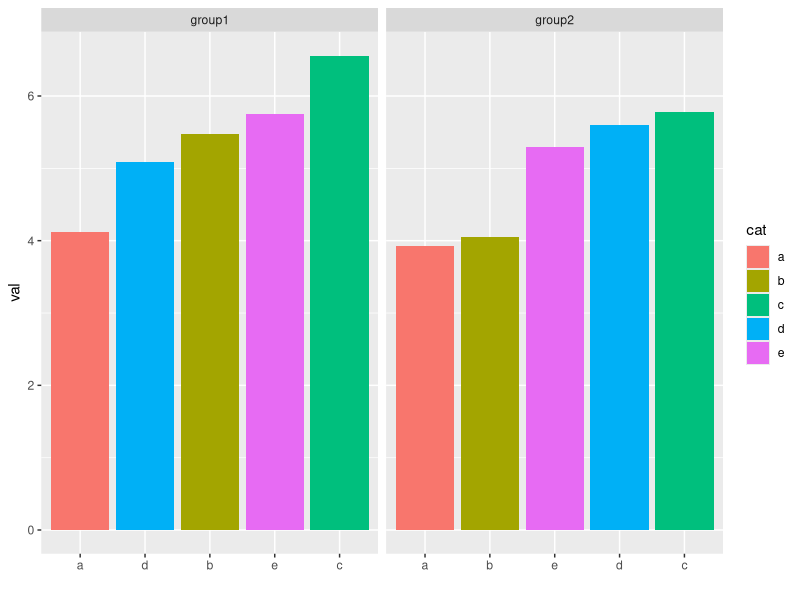

R code for this plot:
## ---- chunk 1
suppressMessages({library(ggplot2)})

# make fake data
df = data.frame(val = rnorm(10, mean=5),
                cat = gl(5, 2, labels = letters[1:5, drop=T]),
                group = gl(2, 1, 10, labels = c("group1", "group2")))

# combine cat and group into a new factor called group.cat
df = transform(df, group.cat = factor(paste(group, cat)))

# reorder the levels of group.cat by the increasing order of val
df = transform(df, group.cat = reorder(group.cat, rank(val)))

# make barplot
ggplot(df, aes(group.cat, val)) +
        geom_bar(aes(fill = cat), stat = "identity") +
        facet_grid(. ~ group, scales = "free_x") +
        scale_x_discrete(labels=df$cat, breaks=df$group.cat) + 
        labs(x = "", size=2)
